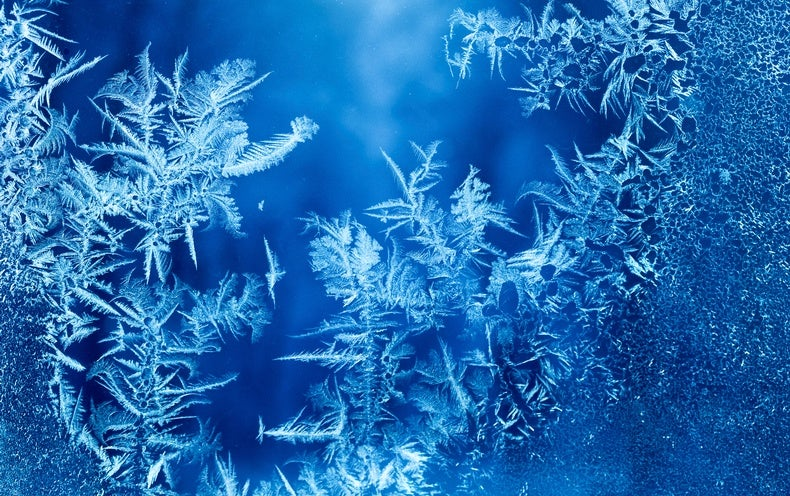
//> input picture readme_graphics/ice.jpg, 790 x 496 px
$ ./blend_image   (built with g++ and OpenCV 4)
//> lines starting //> are read from the running program, lines starting //| are printed output that depends on the picture
#include "opencv2/imgproc/imgproc.hpp"
#include "opencv2/imgcodecs.hpp"
#include "opencv2/highgui.hpp"
#include <iostream>

using namespace cv;

using std::cin;
using std::cout;
using std::endl;

int main(void)
{
  double alpha = 0.5; double beta; double input;

  Mat src1, src2, dst;

  cout << "Enter alpha [0.0-1.0]: " << endl;
  cin >> input;
//> the answer given: 2

  if (input >= 0 && input <= 1) {alpha = input;}

  src1 = imread("/home/josh/Downloads/ice.jpg");
//> src1 is the input picture: 496 rows x 790 cols, CV_8UC3; mean B, G, R 176.9, 107.5, 33
  src2 = imread("/home/josh/Downloads/fire.jpg");
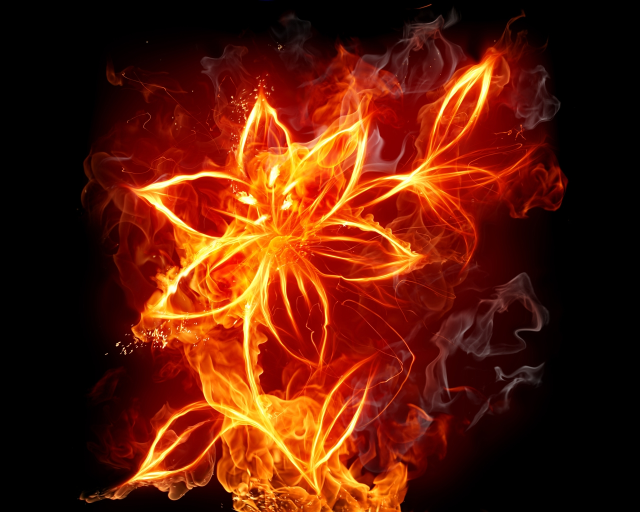
//> input picture readme_graphics/fire.jpg, 1280 x 1024 px (shown at 1/2 size)
//> src2 is the input picture: 1024 rows x 1280 cols, CV_8UC3; mean B, G, R 8.4, 29.1, 92.4

  if (src1.empty()){cout<<"Error loading src1"<<endl; return EXIT_FAILURE;}
  if (src2.empty()){cout<<"Error loading src2"<<endl; return EXIT_FAILURE;}

  // Make sure the images are the same dimensions, resize to largest if needed
  int newHeight = src1.rows;
//> newHeight = 496
  int newWidth = src1.cols;
//> newWidth = 790
  bool resize1 = false, resize2 = false;
  if (src1.rows<src2.rows){newHeight=src2.rows; resize1=true;}
//> after `newHeight = src2.rows`: newHeight = 1024
  if (src1.rows>src2.rows){newHeight=src1.rows; resize2=true;}
  if (src1.cols<src2.cols){newWidth=src2.cols; resize1=true;}
//> after `newWidth = src2.cols`: newWidth = 1280
  if (src1.cols>src2.cols){newWidth=src1.cols; resize2=true;}

  if (resize1) {cv::resize(src1, src1, Size(newWidth, newHeight), 0, 0, INTER_CUBIC);}
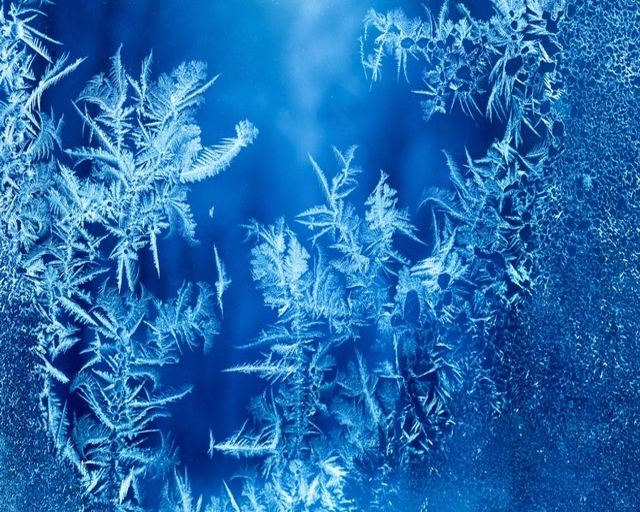
//> src1: 1024 rows x 1280 cols, CV_8UC3 (shown at 1/2 size); mean B, G, R 176.8, 107.5, 33.3
  if (resize2) {cv::resize(src2, src2, Size(newWidth, newHeight), 0, 0, INTER_CUBIC);}

  // merge the two images
  beta = (1.0 - alpha);
  addWeighted(src1, alpha, src2, beta, 0.0, dst);
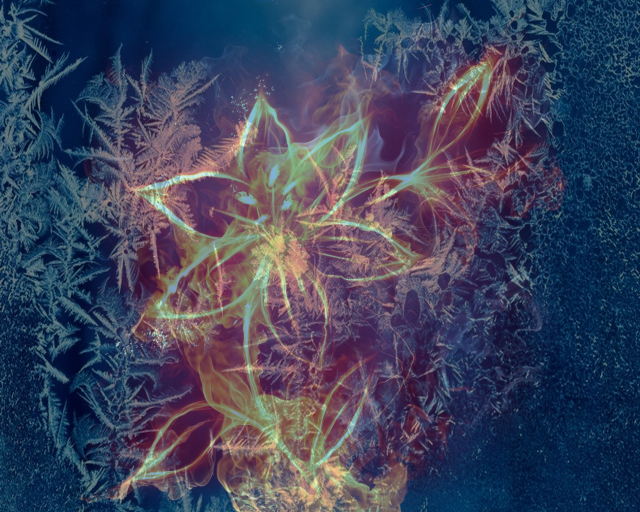
//> dst: 1024 rows x 1280 cols, CV_8UC3 (shown at 1/2 size); mean B, G, R 92.6, 68.3, 62.8

  // save the image
  imwrite("/home/josh/Downloads/fire_and_ice.jpg", dst);

  // show the merged image
  imshow("Linear Blend", dst);
  waitKey(0);

  return 0;
}
